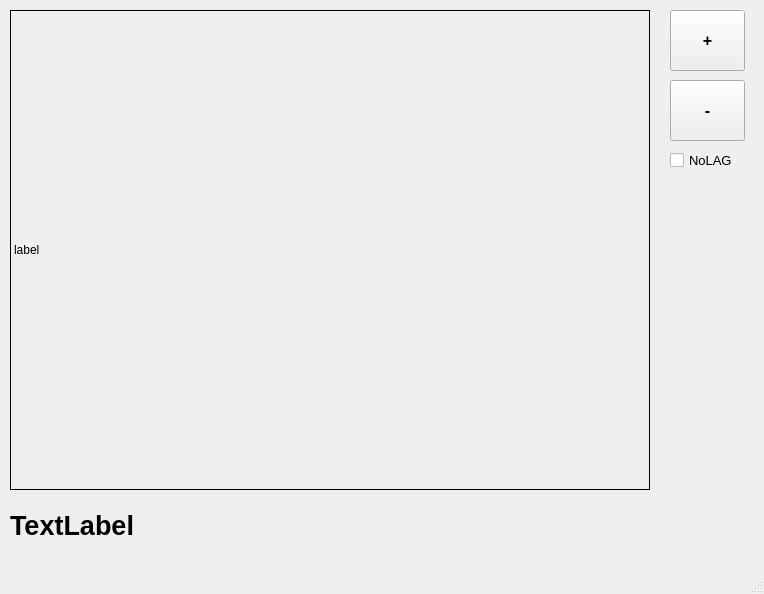
<?xml version="1.0" encoding="UTF-8"?>
<ui version="4.0">
 <class>MainWindow</class>
 <widget class="QMainWindow" name="MainWindow">
  <property name="geometry">
   <rect>
    <x>0</x>
    <y>0</y>
    <width>764</width>
    <height>594</height>
   </rect>
  </property>
  <property name="windowTitle">
   <string>Sign language translator</string>
  </property>
  <widget class="QWidget" name="centralwidget">
   <widget class="QPushButton" name="startButton">
    <property name="geometry">
     <rect>
      <x>670</x>
      <y>10</y>
      <width>75</width>
      <height>61</height>
     </rect>
    </property>
    <property name="font">
     <font>
      <pointsize>12</pointsize>
      <bold>true</bold>
     </font>
    </property>
    <property name="text">
     <string>+</string>
    </property>
   </widget>
   <widget class="QPushButton" name="stopButton">
    <property name="geometry">
     <rect>
      <x>670</x>
      <y>80</y>
      <width>75</width>
      <height>61</height>
     </rect>
    </property>
    <property name="font">
     <font>
      <pointsize>12</pointsize>
      <bold>true</bold>
     </font>
    </property>
    <property name="text">
     <string>-</string>
    </property>
   </widget>
   <widget class="QLabel" name="label">
    <property name="geometry">
     <rect>
      <x>10</x>
      <y>10</y>
      <width>640</width>
      <height>480</height>
     </rect>
    </property>
    <property name="frameShape">
     <enum>QFrame::Shape::Box</enum>
    </property>
    <property name="text">
     <string>label</string>
    </property>
   </widget>
   <widget class="QLabel" name="label2">
    <property name="geometry">
     <rect>
      <x>10</x>
      <y>490</y>
      <width>641</width>
      <height>71</height>
     </rect>
    </property>
    <property name="font">
     <font>
      <pointsize>20</pointsize>
      <bold>true</bold>
     </font>
    </property>
    <property name="text">
     <string>TextLabel</string>
    </property>
   </widget>
   <widget class="QCheckBox" name="checkBox">
    <property name="geometry">
     <rect>
      <x>670</x>
      <y>150</y>
      <width>76</width>
      <height>20</height>
     </rect>
    </property>
    <property name="font">
     <font>
      <pointsize>10</pointsize>
     </font>
    </property>
    <property name="text">
     <string>NoLAG</string>
    </property>
   </widget>
  </widget>
  <widget class="QStatusBar" name="statusbar"/>
 </widget>
 <resources/>
 <connections/>
</ui>
